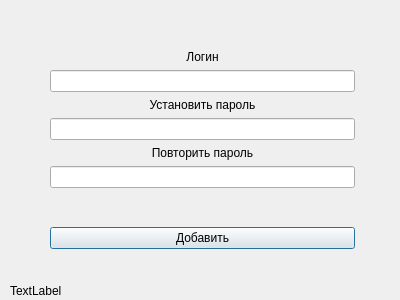
<?xml version="1.0" encoding="UTF-8"?>
<ui version="4.0">
 <class>AddNewUsers</class>
 <widget class="QDialog" name="AddNewUsers">
  <property name="geometry">
   <rect>
    <x>0</x>
    <y>0</y>
    <width>400</width>
    <height>300</height>
   </rect>
  </property>
  <property name="windowTitle">
   <string>Добавление пользователя</string>
  </property>
  <property name="styleSheet">
   <string notr="true"/>
  </property>
  <widget class="QWidget" name="layoutWidget">
   <property name="geometry">
    <rect>
     <x>50</x>
     <y>50</y>
     <width>305</width>
     <height>199</height>
    </rect>
   </property>
   <layout class="QVBoxLayout" name="verticalLayout_3">
    <item>
     <layout class="QHBoxLayout" name="horizontalLayout">
      <item>
       <layout class="QVBoxLayout" name="verticalLayout">
        <item>
         <widget class="QLabel" name="label">
          <property name="styleSheet">
           <string notr="true"/>
          </property>
          <property name="text">
           <string>Логин</string>
          </property>
          <property name="alignment">
           <set>Qt::AlignCenter</set>
          </property>
         </widget>
        </item>
        <item>
         <widget class="QLineEdit" name="add_login">
          <property name="styleSheet">
           <string notr="true"/>
          </property>
          <property name="text">
           <string/>
          </property>
         </widget>
        </item>
        <item>
         <widget class="QLabel" name="label_2">
          <property name="styleSheet">
           <string notr="true"/>
          </property>
          <property name="text">
           <string>Установить пароль</string>
          </property>
          <property name="alignment">
           <set>Qt::AlignCenter</set>
          </property>
         </widget>
        </item>
        <item>
         <widget class="QLineEdit" name="pass_for_add">
          <property name="styleSheet">
           <string notr="true"/>
          </property>
          <property name="text">
           <string/>
          </property>
          <property name="echoMode">
           <enum>QLineEdit::Password</enum>
          </property>
         </widget>
        </item>
        <item>
         <widget class="QLabel" name="label_3">
          <property name="styleSheet">
           <string notr="true"/>
          </property>
          <property name="text">
           <string>Повторить пароль</string>
          </property>
          <property name="alignment">
           <set>Qt::AlignCenter</set>
          </property>
         </widget>
        </item>
        <item>
         <widget class="QLineEdit" name="pass_for_add_confirm">
          <property name="styleSheet">
           <string notr="true"/>
          </property>
          <property name="text">
           <string/>
          </property>
          <property name="echoMode">
           <enum>QLineEdit::Password</enum>
          </property>
         </widget>
        </item>
       </layout>
      </item>
      <item>
       <layout class="QVBoxLayout" name="verticalLayout_2"/>
      </item>
     </layout>
    </item>
    <item>
     <spacer name="verticalSpacer">
      <property name="orientation">
       <enum>Qt::Vertical</enum>
      </property>
      <property name="sizeHint" stdset="0">
       <size>
        <width>20</width>
        <height>40</height>
       </size>
      </property>
     </spacer>
    </item>
    <item>
     <widget class="QPushButton" name="add_new_user">
      <property name="text">
       <string>Добавить</string>
      </property>
     </widget>
    </item>
   </layout>
  </widget>
  <widget class="QLabel" name="label_connection">
   <property name="geometry">
    <rect>
     <x>10</x>
     <y>280</y>
     <width>371</width>
     <height>21</height>
    </rect>
   </property>
   <property name="text">
    <string>TextLabel</string>
   </property>
  </widget>
 </widget>
 <resources/>
 <connections/>
</ui>
